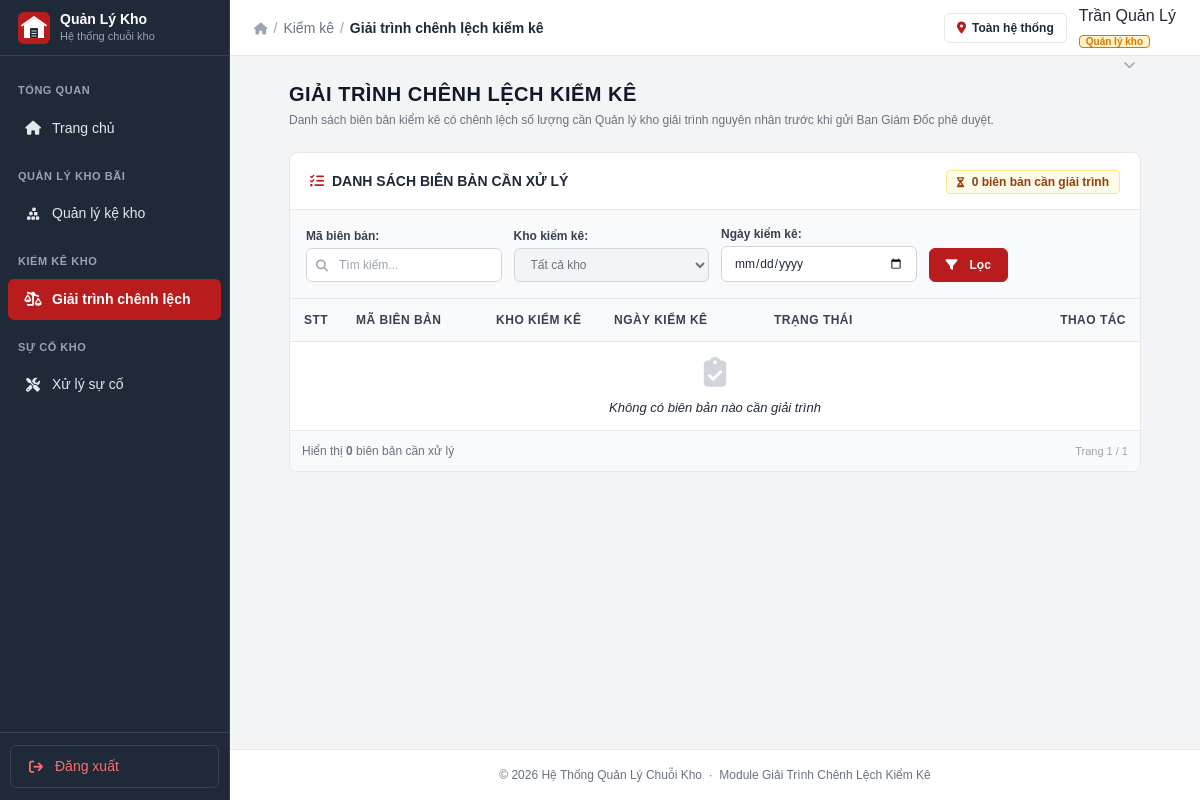
/pages/inventory/explain.php (signed in), run on an earlier commit of the app's database.
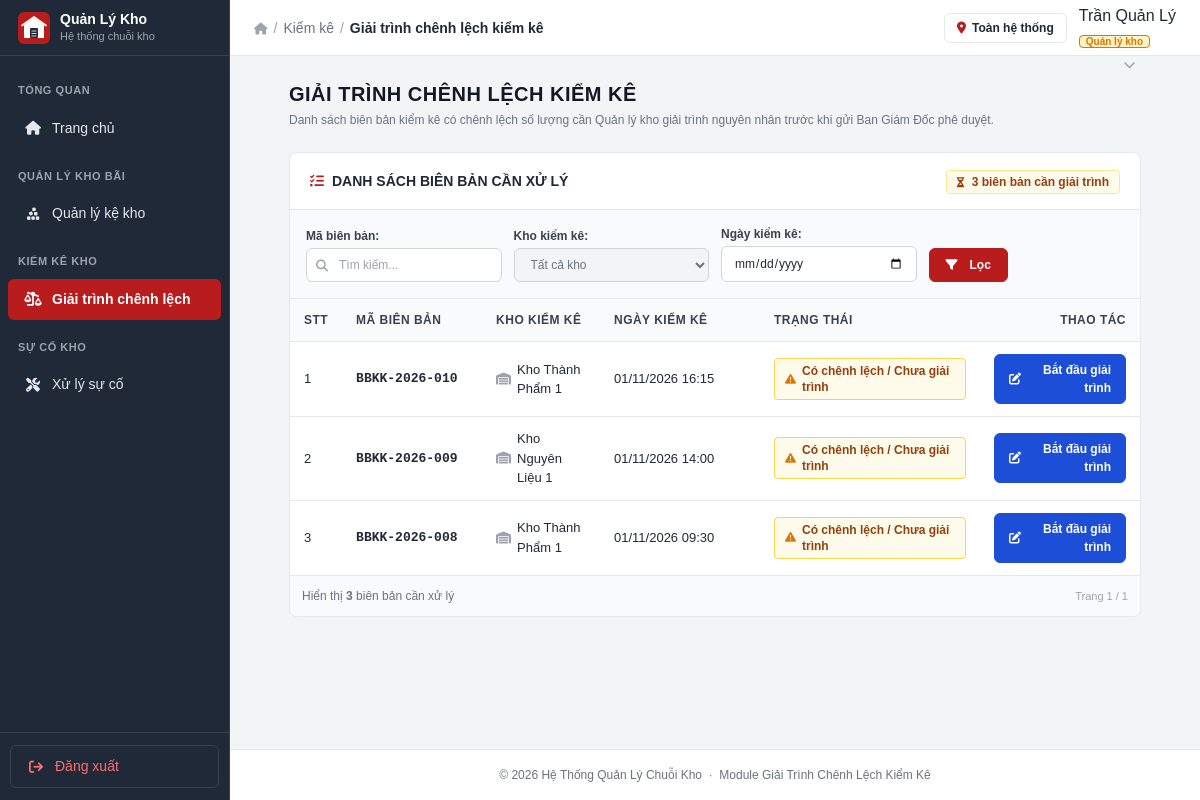
And on a later commit of the database.
### tables this page shows
CREATE TABLE IF NOT EXISTS BIENBAN_KIEMKE (
    MaBienBanKiemKe VARCHAR(30) PRIMARY KEY,
    MaKeHoachKiemKe VARCHAR(30) NOT NULL,
    TenKeHoachKiemKe VARCHAR(200) NOT NULL,
    PhamViKiemKe VARCHAR(150) NOT NULL,
    MaKho VARCHAR(20) NOT NULL,
    NgayLap DATETIME NOT NULL,
    NguoiLap VARCHAR(100) NOT NULL,
    TrangThai ENUM('Có chênh lệch', 'Chờ phê duyệt', 'Đã phê duyệt', 'Từ chối') NOT NULL DEFAULT 'Có chênh lệch',
    NguoiDuyet VARCHAR(100) NULL,
    ThoiGianDuyet DATETIME NULL,
    YKienChiDao TEXT NULL,
    LyDoTuChoi VARCHAR(255) NULL,
    NoiDungLyDoKhac TEXT NULL,
    GhiChu TEXT NULL,
    created_at TIMESTAMP DEFAULT CURRENT_TIMESTAMP,
    updated_at TIMESTAMP DEFAULT CURRENT_TIMESTAMP ON UPDATE CURRENT_TIMESTAMP,
    FOREIGN KEY (MaKho) REFERENCES warehouses(id) ON DELETE RESTRICT
);

CREATE TABLE warehouses (
    id VARCHAR(20) PRIMARY KEY,
    name VARCHAR(100) NOT NULL,
    type ENUM('thanh_pham', 'nguyen_lieu', 'loi') NOT NULL,
    address VARCHAR(200) DEFAULT NULL,
    created_at TIMESTAMP DEFAULT CURRENT_TIMESTAMP
);

### pages/inventory/explain.php (the view, shortened to what the rows shown need)
<?php
$db = getDB();
$viewId = trim($_GET['id'] ?? '');
$currentAudit = null;
if (!empty($viewId)) {
    $stmtAudit = $db->prepare("
        SELECT b.*, w.name AS TenKho
        FROM BIENBAN_KIEMKE b
        JOIN warehouses w ON b.MaKho = w.id
        WHERE b.MaBienBanKiemKe = ?
    ");
    $stmtAudit->execute([$viewId]);
    $currentAudit = $stmtAudit->fetch();
    if (!$currentAudit) {
        $_SESSION['flash_error'] = 'Không tìm thấy biên bản kiểm kê yêu cầu.';
        header('Location: /warehouse/pages/inventory/explain.php');
        exit;
    }
    if ($currentAudit['TrangThai'] !== 'Có chênh lệch') {
        $_SESSION['flash_error'] = 'Biên bản ' . htmlspecialchars($viewId) . ' không ở trạng thái "Có chênh lệch" (Trạng thái: ' . $currentAudit['TrangThai'] . ').';
        header('Location: /warehouse/pages/inventory/explain.php');
        exit;
    }
    $stmtItems = $db->prepare("
        SELECT id, MatHang, TenHang, TenLo, DonViTinh, TonHeThong, ThucTe, ChenhLech, MaNguyenNhan, NoiDungGiaiTrinh
        FROM CHITIET_BIENBAN_KIEMKE
        WHERE MaBienBanKiemKe = ? AND ChenhLech != 0
        ORDER BY id ASC
    ");
    $stmtItems->execute([$viewId]);
    $diffItems = $stmtItems->fetchAll();
    $stmtReasons = $db->query("SELECT * FROM DANHMUC_NGUYENNHAN ORDER BY MaNguyenNhan ASC");
    $reasonList = $stmtReasons->fetchAll();
} else {
    $whereClauses = ["b.TrangThai = 'Có chênh lệch'"];
    $params = [];
    $sql = "
        SELECT b.MaBienBanKiemKe, b.TenKeHoachKiemKe, b.MaKho, w.name AS TenKho, b.NgayLap, b.TrangThai,
               SUM(CASE WHEN ct.ChenhLech != 0 THEN 1 ELSE 0 END) AS SoDongChenhLech
        FROM BIENBAN_KIEMKE b
        JOIN warehouses w ON b.MaKho = w.id
        LEFT JOIN CHITIET_BIENBAN_KIEMKE ct ON b.MaBienBanKiemKe = ct.MaBienBanKiemKe
        WHERE " . implode(" AND ", $whereClauses) . "
        GROUP BY b.MaBienBanKiemKe
        ORDER BY b.NgayLap DESC
    ";
    $stmtList = $db->prepare($sql);
    $stmtList->execute($params);
    $auditList = $stmtList->fetchAll();
}
?>
<!DOCTYPE html>
<html lang="vi">
<head>
  <script src="https://cdn.tailwindcss.com"></script>
  <link rel="stylesheet" href="https://cdnjs.cloudflare.com/ajax/libs/font-awesome/6.5.0/css/all.min.css">
  <link rel="stylesheet" href="/warehouse/assets/css/dashboard.css">
</head>
<body>
<div id="main-wrap">
  <main class="dashboard-main">
    <?php if (!$currentAudit): ?>
      <section class="flex flex-col sm:flex-row sm:items-center justify-between gap-3 mb-6">
        <div>
          <h1 class="text-xl font-bold text-gray-900 uppercase tracking-wide">GIẢI TRÌNH CHÊNH LỆCH KIỂM KÊ</h1>
        </div>
      </section>
      <div class="table-card">
        <div class="overflow-x-auto">
          <table class="custom-table">
            <thead>
              <tr>
                <th style="width: 50px;">STT</th>
                <th style="width: 140px;">Mã biên bản</th>
                <th>Kho kiểm kê</th>
                <th style="width: 160px;">Ngày kiểm kê</th>
                <th style="width: 220px;">Trạng thái</th>
                <th style="width: 160px; text-align: right;">Thao tác</th>
              </tr>
            </thead>
            <tbody>
              <?php if (empty($auditList)): ?>
                <tr>
                  <td colspan="6" class="text-center py-10 text-gray-500 italic">
                    <i class="fa-solid fa-clipboard-check text-3xl text-gray-300 block mb-2"></i>
                    Không có biên bản nào cần giải trình
                  </td>
                </tr>
              <?php else: ?>
                <?php $stt = 1; foreach ($auditList as $row): ?>
                  <tr class="hover-row">
                    <td><?= $stt++ ?></td>
                    <td class="font-mono font-bold text-gray-900">
                      <?= htmlspecialchars($row['MaBienBanKiemKe']) ?>
                    </td>
                    <td>
                      <span class="inline-flex items-center gap-1.5 text-gray-800">
                        <i class="fa-solid fa-warehouse text-gray-400 text-xs"></i>
                        <?= htmlspecialchars($row['TenKho']) ?>
                      </span>
                    </td>
                    <td class="text-gray-700">
                      <?= date('d/m/Y H:i', strtotime($row['NgayLap'])) ?>
                    </td>
                    <td>
                      <span class="inline-flex items-center gap-1.5 px-2.5 py-1 bg-amber-50 text-amber-800 border border-amber-300 rounded text-xs font-bold">
                        <i class="fa-solid fa-triangle-exclamation text-amber-600 text-[11px]"></i>
                        Có chênh lệch / Chưa giải trình
                      </span>
                    </td>
                    <td class="text-right">
                      <a href="/warehouse/pages/inventory/explain.php?id=<?= urlencode($row['MaBienBanKiemKe']) ?>"
                         class="btn-primary"
                         style="padding: 6px 14px; font-size: 12px; display: inline-flex; align-items: center; gap: 6px; background-color: #1D4ED8; border-color: #1D4ED8;">
                        <i class="fa-solid fa-pen-to-square text-xs"></i>
                        <span>Bắt đầu giải trình</span>
                      </a>
                    </td>
                  </tr>
                <?php endforeach; ?>
              <?php endif; ?>
            </tbody>
          </table>
        </div>
      </div>
    <?php endif; ?>
  </main>
</div>
</body>
</html>

What changed in the data, as far as the page shows it:
added bienban_kiemke: MaBienBanKiemKe "BBKK-2026-010", MaKho.name "Kho Thành Phẩm 1", NgayLap "01/11/2026 16:15"
added bienban_kiemke: MaBienBanKiemKe "BBKK-2026-009", MaKho.name "Kho Nguyên Liệu 1", NgayLap "01/11/2026 14:00"
added bienban_kiemke: MaBienBanKiemKe "BBKK-2026-008", MaKho.name "Kho Thành Phẩm 1", NgayLap "01/11/2026 09:30"
Also different on the page:
count($auditList): "0" → "3"
text no longer shown: "Không có biên bản nào cần giải trình"
